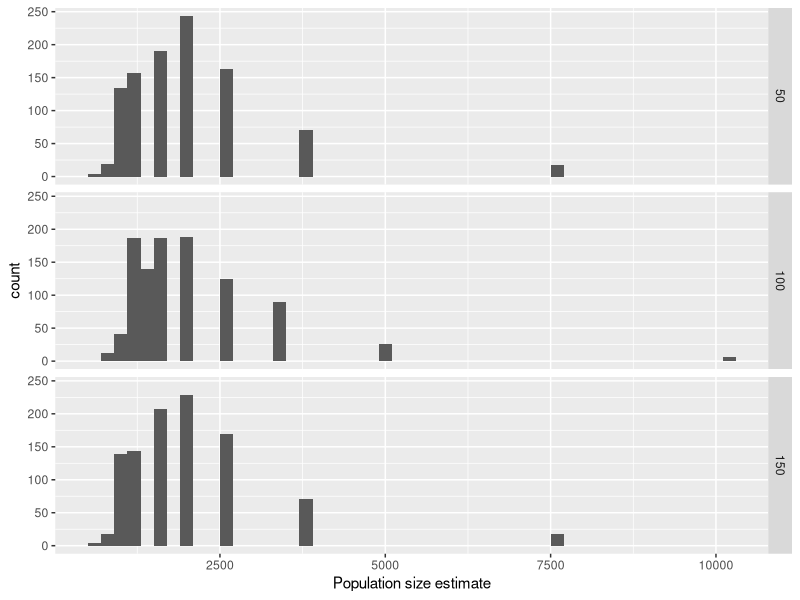
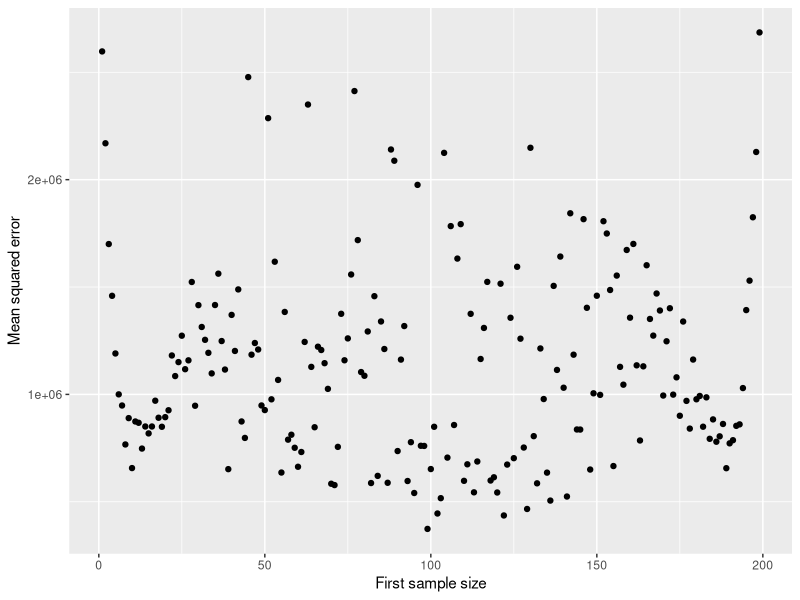
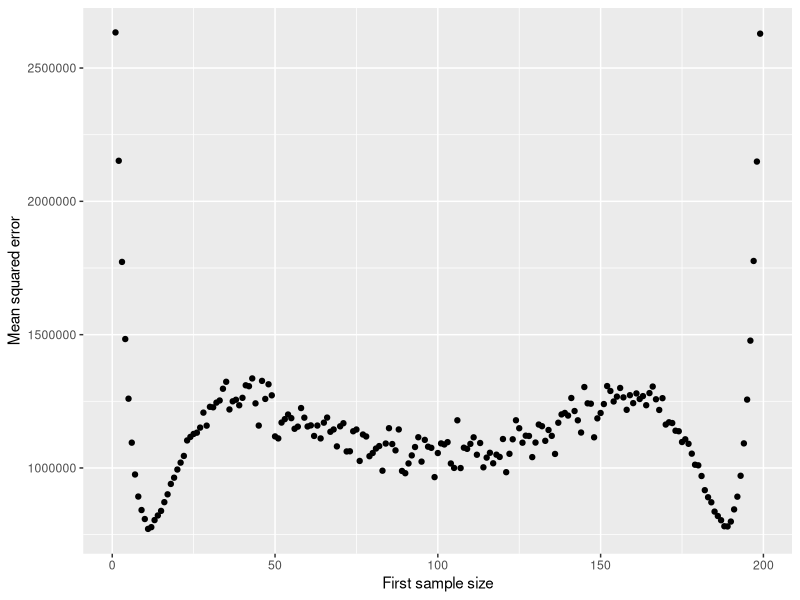
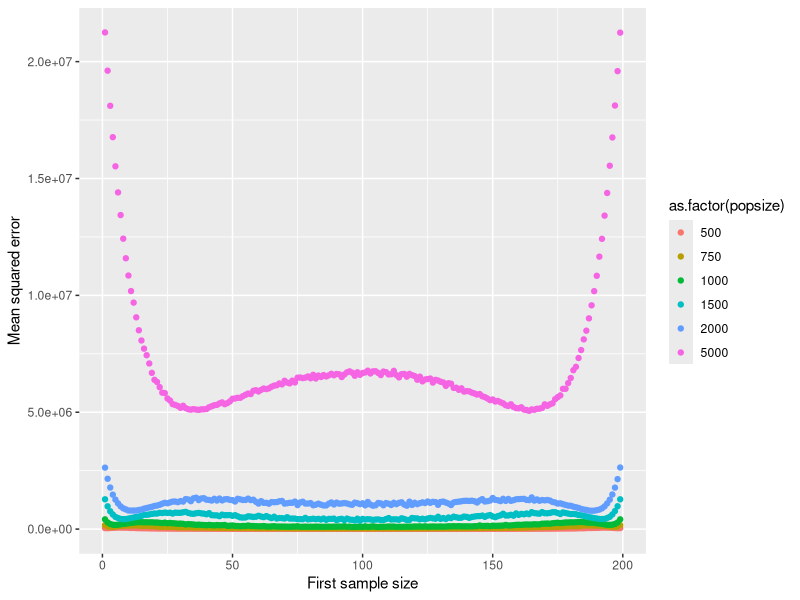
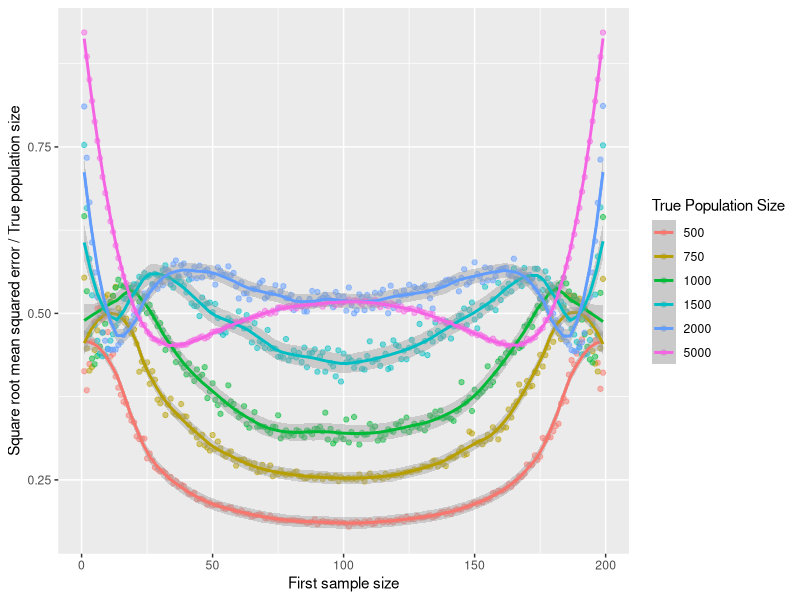

Here is the R script that generated these plots, in order:
## ---- chunk 1
library(knitr)
opts_chunk$set(tidy=FALSE, cache=TRUE, cache.extra=rand_seed, fig.path="plots/cr_example-")
options(width=60)

# set random number seed for reproducibility
set.seed(20130703)
## ---- chunk 2
library(ggplot2)
library(dplyr)
## ---- chunk 3
schnabel <- function(first, second, recaught){
  N_est <- (first + 1) * (second + 1) / (recaught + 1) - 1
  return(N_est)
}
# test it
schnabel(150, 50, 3)
## ---- chunk 4
simRecapture<- function(popsize, first, second, reps = 1){
  recaught <- rhyper(nn = reps, m = first, n = popsize - first, k = second)
  pop_est <- schnabel(first, second, recaught)
  data.frame(popsize, first, second, recaught, pop_est)
}
# test it
simRecapture(100, 50, 50, reps = 3)
## ---- chunk 5
mseSim <- function(sim_df){
  sq_err <- (sim_df$pop_est - sim_df$popsize)^2
  data.frame(MSE = mean(sq_err))
}

# test it
my_sims <- simRecapture(100, 50, 50, reps = 5)
mseSim(my_sims)
## ---- chunk 6
truepop <- 2000
sim_100x100 <- simRecapture(truepop, 100, 100, reps = 1000)
mseSim(sim_100x100)
sim_150x50 <- simRecapture(truepop, 150, 50, reps = 1000)
mseSim(sim_150x50)
sim_50x150 <- simRecapture(truepop, 50, 150, reps = 1000)
mseSim(sim_50x150)

## ---- chunk 7
three_sims <- rbind( sim_100x100, sim_150x50, sim_50x150)
ggplot(three_sims, aes(x = pop_est)) +
  geom_histogram(binwidth = 200) +
  facet_grid(first ~ .) +
  xlab("Population size estimate")
## ---- chunk 8
sim_args <- data.frame(first = 1:199,
                       second = 199:1)
bigsim <- sim_args %>% 
            group_by(first) %>%
            do(simRecapture(popsize = truepop,
                            first = .$first,
                            second = .$second,
                            reps = 100))
## ---- chunk 9
bigsim_mse <- bigsim %>% 
                group_by(first) %>%
                do(mseSim(.))
ggplot(bigsim_mse, aes(x = first, y = MSE)) +
  geom_point() +
  xlab("First sample size") +
  ylab("Mean squared error")
## ---- chunk 10
biggersim <- sim_args %>% 
            group_by(first) %>%
            do(simRecapture(popsize = truepop,
                            first = .$first,
                            second = .$second,
                            reps = 1e4))

biggersim_mse <-biggersim %>% 
                group_by(first) %>%
                do(mseSim(.))

ggplot(biggersim_mse, aes(x = first, y = MSE)) +
  geom_point() +
  xlab("First sample size") +
  ylab("Mean squared error")
## ---- chunk 11
sim_combos <- expand.grid(popsize = c( 500, 750, 1000, 1500, 2000, 5000), first = 1:199)
sim_combos$second <- 200 - sim_combos$first 

hugesim <- sim_combos %>% 
            group_by(popsize, first) %>%
            do(simRecapture(popsize = .$popsize,
                            first = .$first,
                            second = .$second,
                            reps = 1e4))
  
## ---- chunk 12
# simulation in a separate chunk for caching efficiency
hugesim_mse <- hugesim %>% 
                group_by(popsize, first) %>%
                do(mseSim(.))

ggplot(hugesim_mse, aes(x = first, y = MSE, color = as.factor(popsize))) +
  geom_point() +
  xlab("First sample size") +
  ylab("Mean squared error")
## ---- chunk 13
ggplot(hugesim_mse, aes(x = first, y = sqrt(MSE)/popsize, color = as.factor(popsize))) +
  geom_point(alpha = 0.5) +
  xlab("First sample size") +
  ylab("Square root mean squared error / True population size") +
  geom_smooth(span = 0.2) + # `span` determines the degree of smoothing in curve
  guides(color = guide_legend("True Population Size"))
